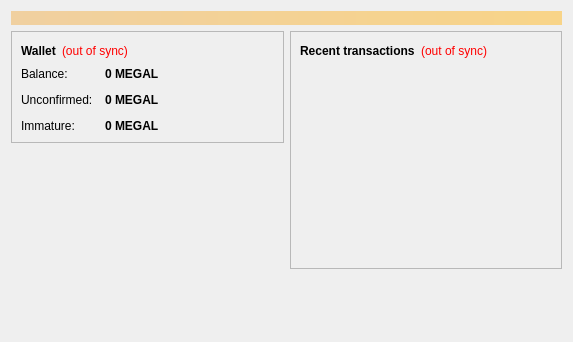
<?xml version="1.0" encoding="UTF-8"?>
<ui version="4.0">
 <class>OverviewPage</class>
 <widget class="QWidget" name="OverviewPage">
  <property name="geometry">
   <rect>
    <x>0</x>
    <y>0</y>
    <width>573</width>
    <height>342</height>
   </rect>
  </property>
  <property name="windowTitle">
   <string>Form</string>
  </property>
  <layout class="QVBoxLayout" name="topLayout">
   <item>
    <widget class="QLabel" name="labelAlerts">
     <property name="visible">
      <bool>false</bool>
     </property>
     <property name="styleSheet">
      <string notr="true">background-color: qlineargradient(x1: 0, y1: 0, x2: 1, y2: 0, stop:0 #F0D0A0, stop:1 #F8D488); color:#000000;</string>
     </property>
     <property name="wordWrap">
      <bool>true</bool>
     </property>
     <property name="margin">
      <number>3</number>
     </property>
    </widget>
   </item>
   <item>
    <layout class="QHBoxLayout" name="horizontalLayout" stretch="1,1">
     <item>
      <layout class="QVBoxLayout" name="verticalLayout_2">
       <item>
        <widget class="QFrame" name="frame">
         <property name="frameShape">
          <enum>QFrame::StyledPanel</enum>
         </property>
         <property name="frameShadow">
          <enum>QFrame::Raised</enum>
         </property>
         <layout class="QVBoxLayout" name="verticalLayout_4">
          <item>
           <layout class="QHBoxLayout" name="horizontalLayout_4">
            <item>
             <widget class="QLabel" name="label_5">
              <property name="font">
               <font>
                <weight>75</weight>
                <bold>true</bold>
               </font>
              </property>
              <property name="text">
               <string>Wallet</string>
              </property>
             </widget>
            </item>
            <item>
             <widget class="QLabel" name="labelWalletStatus">
              <property name="toolTip">
               <string>The displayed information may be out of date. Your wallet automatically synchronizes with the Megalinuxcoin network after a connection is established, but this process has not completed yet.</string>
              </property>
              <property name="styleSheet">
               <string notr="true">QLabel { color: red; }</string>
              </property>
              <property name="text">
               <string notr="true">(out of sync)</string>
              </property>
              <property name="alignment">
               <set>Qt::AlignLeading|Qt::AlignLeft|Qt::AlignVCenter</set>
              </property>
             </widget>
            </item>
            <item>
             <spacer name="horizontalSpacer_2">
              <property name="orientation">
               <enum>Qt::Horizontal</enum>
              </property>
              <property name="sizeHint" stdset="0">
               <size>
                <width>40</width>
                <height>20</height>
               </size>
              </property>
             </spacer>
            </item>
           </layout>
          </item>
          <item>
           <layout class="QFormLayout" name="formLayout_2">
            <property name="fieldGrowthPolicy">
             <enum>QFormLayout::AllNonFixedFieldsGrow</enum>
            </property>
            <property name="horizontalSpacing">
             <number>12</number>
            </property>
            <property name="verticalSpacing">
             <number>12</number>
            </property>
            <item row="0" column="0">
             <widget class="QLabel" name="label">
              <property name="text">
               <string>Balance:</string>
              </property>
             </widget>
            </item>
            <item row="0" column="1">
             <widget class="QLabel" name="labelBalance">
              <property name="font">
               <font>
                <weight>75</weight>
                <bold>true</bold>
               </font>
              </property>
              <property name="cursor">
               <cursorShape>IBeamCursor</cursorShape>
              </property>
              <property name="toolTip">
               <string>Your current balance</string>
              </property>
              <property name="text">
               <string notr="true">0 MEGAL</string>
              </property>
              <property name="textInteractionFlags">
               <set>Qt::LinksAccessibleByMouse|Qt::TextSelectableByKeyboard|Qt::TextSelectableByMouse</set>
              </property>
             </widget>
            </item>
            <item row="1" column="0">
             <widget class="QLabel" name="label_3">
              <property name="text">
               <string>Unconfirmed:</string>
              </property>
             </widget>
            </item>
            <item row="1" column="1">
             <widget class="QLabel" name="labelUnconfirmed">
              <property name="font">
               <font>
                <weight>75</weight>
                <bold>true</bold>
               </font>
              </property>
              <property name="cursor">
               <cursorShape>IBeamCursor</cursorShape>
              </property>
              <property name="toolTip">
               <string>Total of transactions that have yet to be confirmed, and do not yet count toward the current balance</string>
              </property>
              <property name="text">
               <string notr="true">0 MEGAL</string>
              </property>
              <property name="textInteractionFlags">
               <set>Qt::LinksAccessibleByMouse|Qt::TextSelectableByKeyboard|Qt::TextSelectableByMouse</set>
              </property>
             </widget>
            </item>
            <item row="2" column="0">
             <widget class="QLabel" name="labelImmatureText">
              <property name="text">
               <string>Immature:</string>
              </property>
             </widget>
            </item>
            <item row="2" column="1">
             <widget class="QLabel" name="labelImmature">
              <property name="font">
               <font>
                <weight>75</weight>
                <bold>true</bold>
               </font>
              </property>
              <property name="toolTip">
               <string>Mined balance that has not yet matured</string>
              </property>
              <property name="text">
               <string notr="true">0 MEGAL</string>
              </property>
              <property name="textInteractionFlags">
               <set>Qt::LinksAccessibleByMouse|Qt::TextSelectableByKeyboard|Qt::TextSelectableByMouse</set>
              </property>
             </widget>
            </item>
           </layout>
          </item>
         </layout>
        </widget>
       </item>
       <item>
        <spacer name="verticalSpacer">
         <property name="orientation">
          <enum>Qt::Vertical</enum>
         </property>
         <property name="sizeHint" stdset="0">
          <size>
           <width>20</width>
           <height>40</height>
          </size>
         </property>
        </spacer>
       </item>
      </layout>
     </item>
     <item>
      <layout class="QVBoxLayout" name="verticalLayout_3">
       <item>
        <widget class="QFrame" name="frame_2">
         <property name="frameShape">
          <enum>QFrame::StyledPanel</enum>
         </property>
         <property name="frameShadow">
          <enum>QFrame::Raised</enum>
         </property>
         <layout class="QVBoxLayout" name="verticalLayout">
          <item>
           <layout class="QHBoxLayout" name="horizontalLayout_2">
            <item>
             <widget class="QLabel" name="label_4">
              <property name="text">
               <string>&lt;b&gt;Recent transactions&lt;/b&gt;</string>
              </property>
             </widget>
            </item>
            <item>
             <widget class="QLabel" name="labelTransactionsStatus">
              <property name="toolTip">
               <string>The displayed information may be out of date. Your wallet automatically synchronizes with the Megalinuxcoin network after a connection is established, but this process has not completed yet.</string>
              </property>
              <property name="styleSheet">
               <string notr="true">QLabel { color: red; }</string>
              </property>
              <property name="text">
               <string notr="true">(out of sync)</string>
              </property>
              <property name="alignment">
               <set>Qt::AlignRight|Qt::AlignTrailing|Qt::AlignVCenter</set>
              </property>
             </widget>
            </item>
            <item>
             <spacer name="horizontalSpacer">
              <property name="orientation">
               <enum>Qt::Horizontal</enum>
              </property>
              <property name="sizeHint" stdset="0">
               <size>
                <width>40</width>
                <height>20</height>
               </size>
              </property>
             </spacer>
            </item>
           </layout>
          </item>
          <item>
           <widget class="QListView" name="listTransactions">
            <property name="styleSheet">
             <string notr="true">QListView { background: transparent; }</string>
            </property>
            <property name="frameShape">
             <enum>QFrame::NoFrame</enum>
            </property>
            <property name="verticalScrollBarPolicy">
             <enum>Qt::ScrollBarAlwaysOff</enum>
            </property>
            <property name="horizontalScrollBarPolicy">
             <enum>Qt::ScrollBarAlwaysOff</enum>
            </property>
            <property name="selectionMode">
             <enum>QAbstractItemView::NoSelection</enum>
            </property>
           </widget>
          </item>
         </layout>
        </widget>
       </item>
       <item>
        <spacer name="verticalSpacer_2">
         <property name="orientation">
          <enum>Qt::Vertical</enum>
         </property>
         <property name="sizeHint" stdset="0">
          <size>
           <width>20</width>
           <height>40</height>
          </size>
         </property>
        </spacer>
       </item>
      </layout>
     </item>
    </layout>
   </item>
  </layout>
 </widget>
 <resources/>
 <connections/>
</ui>
